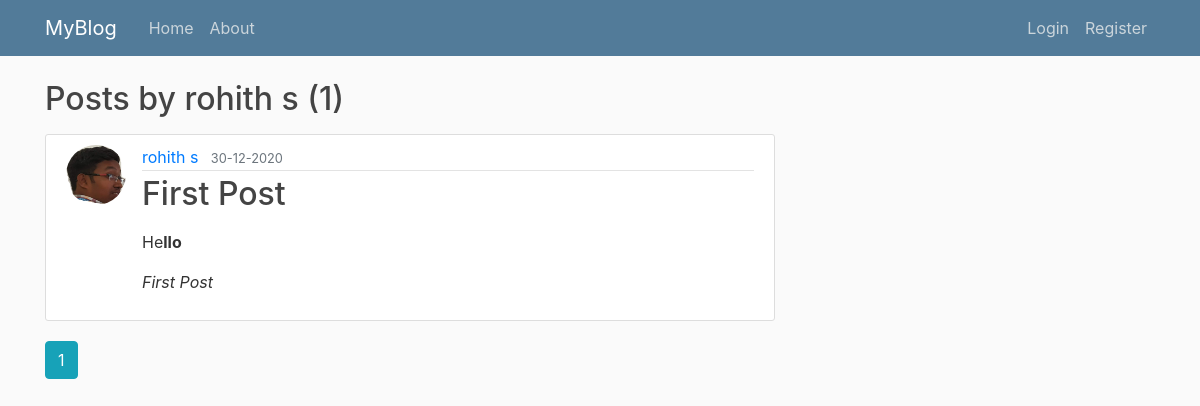
/users/rohith s, run on the app's committed database.
### flask_blog/models.py (models this page shows, shortened)
class User(db.Model, UserMixin):
    id =db.Column(db.Integer, primary_key=True)
    username = db.Column(db.String(20), unique=True, nullable=False)
    email = db.Column(db.String(50), unique=True, nullable=False)
    image_file = db.Column(db.String(20), nullable=False, default='default.jpg')
    password = db.Column(db.String(60), nullable=False)
    posts = db.relationship('Post', backref='author', lazy=True)

class Post(db.Model):
    id =db.Column(db.Integer, primary_key=True)
    title = db.Column(db.String(100),nullable=False)
    date_posted = db.Column(db.DateTime, nullable=False, default = datetime.utcnow)
    content = db.Column(db.Text, nullable=False)
    user_id = db.Column(db.Integer, db.ForeignKey('user.id'), nullable=False)

### flask_blog/users/routes.py (the view)
@users.route('/users/<username>')
def user_posts(username):
    page= request.args.get('page',1, type=int)
    user = User.query.filter_by(username=username).first_or_404()
    posts = Post.query.filter_by(author=user).order_by(Post.date_posted.desc()).paginate(page=page,per_page=5)
    return render_template('user_posts.html', posts=posts, user=user)

### flask_blog/templates/user_posts.html (shortened to what this page needs)
{%extends "layout.html"%}
{% block content %}
    <h2 class="mb-3">Posts by {{ user.username }} ({{ posts.total }})</h2>
    {%  for post in posts.items  %}
    <article class="media content-section">
        <img class="rounded-circle article-img" src="{{ url_for('static', filename='profile_pics/' + post.author.image_file) }}">
        <div class="media-body">
            <div class="article-metadata">
            <a class="mr-2" href="{{ url_for('users.user_posts', username=post.author.username) }}">{{ post.author.username }}</a>
            <small class="text-muted">{{ post.date_posted.strftime('%d-%m-%Y') }}</small>
            </div>
            <h2><a class="article-title" href="{{ url_for('posts.post', post_id=post.id) }}">{{ post.title }}</a></h2>
            <p class="article-content">{{ post.content|safe }}</p>
        </div>
    </article>
    {% endfor %}
    {%  for pagenum in posts.iter_pages(left_edge=1, right_edge=1, left_current=1, right_current=2)  %}
        {% if pagenum %}
            {% if posts.page == pagenum %}
                <a class="btn btn-info mb-4" href="{{ url_for('users.user_posts', username=user.username ,page=pagenum) }}">{{ pagenum }}</a>
            {% else %}
                <a class="btn btn-outline-info mb-4" href="{{ url_for('users.user_posts', username=user.username,page=pagenum) }}">{{ pagenum }}</a>
            {% endif %}
        {% else %}
            ...
        {% endif %}
    {% endfor %}
{% endblock content %}

### flask_blog/static/main.css (style rules this page uses)
body { background: #fafafa; color: #333333; margin-top: 5rem; }
h1, h2, h3, h4, h5, h6 { color: #444444; }
.content-section { background: #ffffff; padding: 10px 20px; border: 1px solid #dddddd; border-radius: 3px; margin-bottom: 20px; }
.article-title { color: #444444; }
.article-content { white-space: pre-line; }
.article-img { height: 60px; width: 60px; margin-right: 16px; }
.article-metadata { padding-bottom: 1px; margin-bottom: 4px; border-bottom: 1px solid #e3e3e3 }

### data on the page
User: username "rohith s"
Post: image_file (picture), author.username "rohith s", date_posted "30-12-2020", title "First Post", content "He llo First Post"

### other printed values
{{ posts.total }} "1"
{{ pagenum }} "1"
